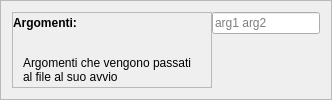
                    <widget class="QFrame" name="arguments">
                     <property name="frameShape">
                      <enum>QFrame::StyledPanel</enum>
                     </property>
                     <property name="frameShadow">
                      <enum>QFrame::Raised</enum>
                     </property>
                     <layout class="QHBoxLayout" name="horizontalLayout_13">
                      <property name="spacing">
                       <number>0</number>
                      </property>
                      <item>
                       <widget class="QFrame" name="frame_6">
                        <property name="sizePolicy">
                         <sizepolicy hsizetype="Maximum" vsizetype="Expanding">
                          <horstretch>0</horstretch>
                          <verstretch>0</verstretch>
                         </sizepolicy>
                        </property>
                        <property name="minimumSize">
                         <size>
                          <width>200</width>
                          <height>0</height>
                         </size>
                        </property>
                        <property name="frameShape">
                         <enum>QFrame::StyledPanel</enum>
                        </property>
                        <property name="frameShadow">
                         <enum>QFrame::Raised</enum>
                        </property>
                        <layout class="QVBoxLayout" name="verticalLayout_9">
                         <property name="spacing">
                          <number>3</number>
                         </property>
                         <property name="leftMargin">
                          <number>0</number>
                         </property>
                         <property name="topMargin">
                          <number>3</number>
                         </property>
                         <property name="rightMargin">
                          <number>0</number>
                         </property>
                         <property name="bottomMargin">
                          <number>0</number>
                         </property>
                         <item alignment="Qt::AlignTop">
                          <widget class="QLabel" name="label_8">
                           <property name="minimumSize">
                            <size>
                             <width>0</width>
                             <height>0</height>
                            </size>
                           </property>
                           <property name="text">
                            <string>&lt;html&gt;&lt;head/&gt;&lt;body&gt;&lt;p&gt;&lt;span style=&quot; font-weight:600;&quot;&gt;Argomenti:&lt;/span&gt;&lt;/p&gt;&lt;/body&gt;&lt;/html&gt;</string>
                           </property>
                          </widget>
                         </item>
                         <item>
                          <widget class="QLabel" name="label_7">
                           <property name="sizePolicy">
                            <sizepolicy hsizetype="Expanding" vsizetype="Preferred">
                             <horstretch>0</horstretch>
                             <verstretch>0</verstretch>
                            </sizepolicy>
                           </property>
                           <property name="maximumSize">
                            <size>
                             <width>190</width>
                             <height>16777215</height>
                            </size>
                           </property>
                           <property name="text">
                            <string>Argomenti che vengono passati al file al suo avvio</string>
                           </property>
                           <property name="textFormat">
                            <enum>Qt::RichText</enum>
                           </property>
                           <property name="scaledContents">
                            <bool>true</bool>
                           </property>
                           <property name="wordWrap">
                            <bool>true</bool>
                           </property>
                           <property name="indent">
                            <number>10</number>
                           </property>
                           <property name="openExternalLinks">
                            <bool>false</bool>
                           </property>
                          </widget>
                         </item>
                        </layout>
                       </widget>
                      </item>
                      <item alignment="Qt::AlignTop">
                       <widget class="QLineEdit" name="argsinput">
                        <property name="placeholderText">
                         <string>arg1 arg2</string>
                        </property>
                       </widget>
                      </item>
                     </layout>
                    </widget>
